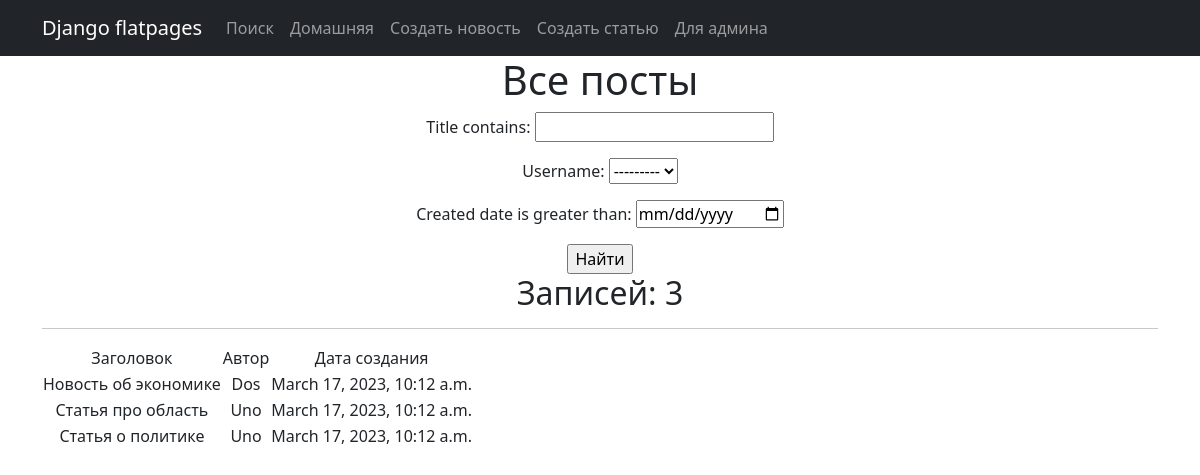
/search/, run on an earlier commit of the app's database.
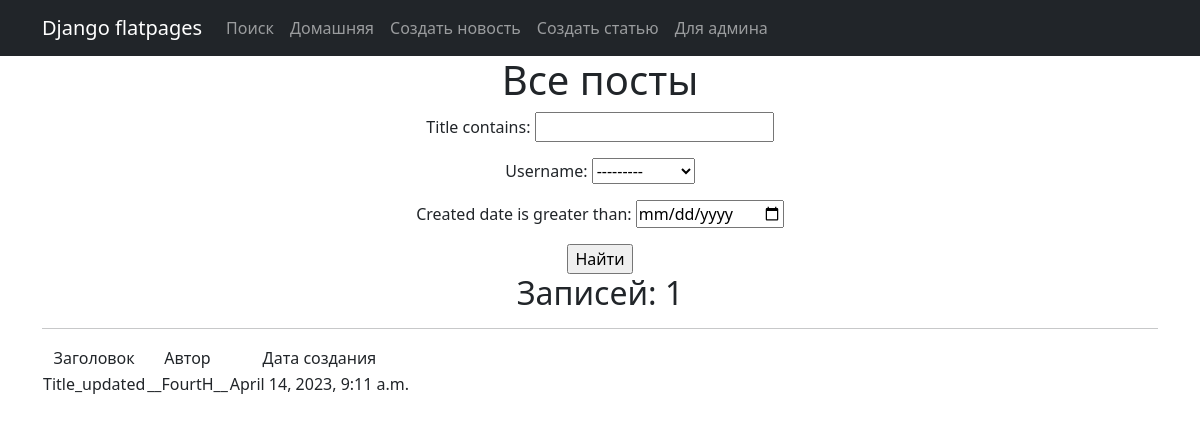
And on a later commit of the database.
### news_portal/models.py (models this page shows, shortened)
class Author(models.Model):
    username = models.OneToOneField(User, on_delete=models.CASCADE, primary_key=True)
    author_rating = models.IntegerField(default=0)
    def __str__(self):
        return str(self.username)

class Post(models.Model):
    username = models.ForeignKey(Author, on_delete=models.CASCADE)
    post_type = models.CharField(max_length=3, choices=NEWS_TYPES, default="***")
    created = models.DateTimeField(auto_now_add=True)
    post_cat = models.ManyToManyField(Category, through="PostCategory")
    title = models.CharField(max_length=50, default="Title")
    text = models.TextField(default="Text")
    post_rating = models.IntegerField(default=0)

### news_portal/views.py (the view)
# urls.py: path('search/', PostSearch.as_view()),
class PostSearch(ListView):
    model = Post
    ordering = 'created'
    template_name = 'search.html'
    context_object_name = 'search'
    filterset = None
    def get_queryset(self):
        queryset = super().get_queryset()
        self.filterset = PostsFilter(self.request.GET, queryset)
        return self.filterset.qs
    def get_context_data(self, **kwargs):
        context = super().get_context_data(**kwargs)
        context['filterset'] = self.filterset
        return context

### news_portal/templatetags/custom_filters.py (called while the page is built)
@register.filter()
def censor(text: str):
    if type(text) is not str:
        raise TypeError('"censor" can be used only with string types')
    for word in SLUR_WORDS:
        redacted = text.replace(word, f'{word[0]} {"*" * (len(word)-1)}')
        redacted = text.replace(word.title(), f'{word[0]} {"*" * (len(word)-1)}')
    return redacted

### templates/search.html (shortened to what this page needs)
{% extends 'flatpages/default.html' %}
{% load custom_filters %}
{% load custom_tags %}
{% block content %}
    <h1>Все посты</h1>
    <form action="" method="get">
        {{ filterset.form.as_p }}
        <input type="submit" value="Найти">
    </form>
    <h2>{{ time_now|date:'M d Y' }} Записей: {{ search|length }}</h2>
    <hr>
    {% if search %}
        <table>
            <tr>
                <td>Заголовок</td>
                <td>Автор</td>
                <td>Дата создания</td>
            </tr>
            {% for srch in search reversed %}
                <tr>
                    <td>{{ srch.title|censor }}</td>
                    <td>{{ srch.username }}</td>
                    <td>{{ srch.created }}</td>
                </tr>
            {% endfor %}
        </table>
    {% else %}
        <h2>Постов нет</h2>
    {% endif %}
{% endblock content %}

### templates/flatpages/default.html (shortened to what this page needs)
<!DOCTYPE html>
{% load static %}
<html lang="en">
    <head>
        <link href="{% static 'css/styles.css' %}" rel="stylesheet" />
    </head>
    <body>
        <nav class="navbar navbar-expand-lg navbar-dark bg-dark static-top">
            <div class="container">
                <a class="navbar-brand" href="#">Django flatpages</a>
                <div class="collapse navbar-collapse" id="navbarResponsive">
                    <ul class="navbar-nav ml-auto">
                        <li>
                            <a class="nav-link" href="/search/">Поиск</a>
                        </li>
                        <li class="nav-item active">
                            <a class="nav-link" href="">Домашняя</a>
                        </li>
                        <li>
                            <a class="nav-link" href="/news/create">Создать новость</a>
                        </li>
                        <li>
                            <a class="nav-link" href="/article/create">Создать статью</a>
                        </li>
                        <li class="nav-item">
                            <a class="nav-link" href="/admin/">Для админа</a>
                        </li>
                    </ul>
                </div>
            </div>
        </nav>
        <div class="container">
            <div class="row">
                <div class="col-lg-12 text-center">
                    {% block content %}{% endblock content %}
                </div>
            </div>
        </div>
    </body>
</html>

What changed in the data, as far as the page shows it:
removed Post: title|censor "Новость об экономике", username "Dos", created "March 17, 2023, 10:12 a.m."
removed Post: title|censor "Статья про область", username "Uno", created "March 17, 2023, 10:12 a.m."
removed Post: title|censor "Статья о политике", username "Uno", created "March 17, 2023, 10:12 a.m."
added Post: title|censor "Title_updated", username "__FourtH__", created "April 14, 2023, 9:11 a.m."
Also different on the page:
{{ search|length }}: "3" → "1"
